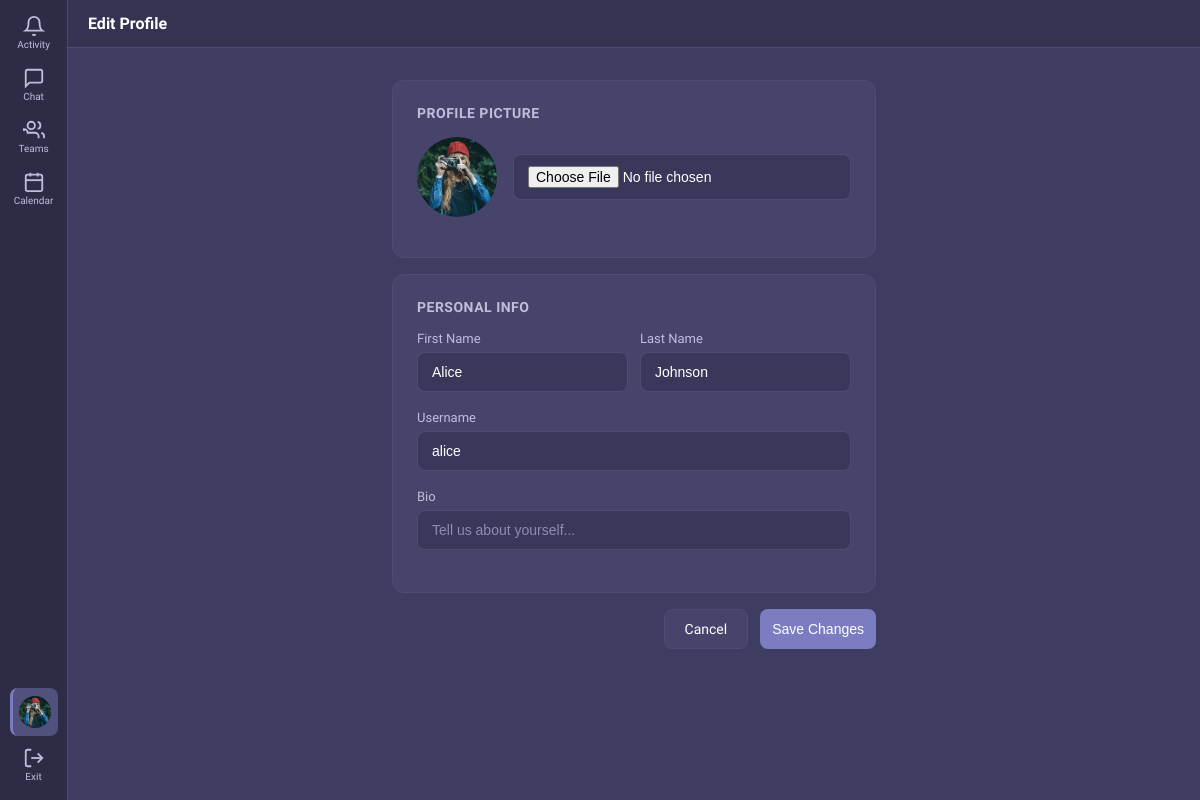
Screenshot of /accounts/edit-profile/ (signed in) with the database file from the repository.
### accounts/models.py (models this page shows, shortened)
class CustomUser(AbstractUser):
    email = models.EmailField(unique=True)
    profile_image = models.ImageField(upload_to='profile_images/', null=True, blank=True)
    is_verified = models.BooleanField(default=False)
    bio = models.CharField(max_length=255, blank=True, default='')
    last_seen = models.DateTimeField(null=True, blank=True)
    is_online = models.BooleanField(default=False)
    USERNAME_FIELD = 'email'
    REQUIRED_FIELDS = ['username']
    def get_profile_image_url(self):
        if self.profile_image:
            return self.profile_image.url
        return '/static/images/default-avatar.svg'

### accounts/views.py (the view)
# urls.py: path('edit-profile/', views.edit_profile_view, name='edit_profile'),
@login_required
def edit_profile_view(request):
    if request.method == 'POST':
        form = ProfileEditForm(request.POST, request.FILES, instance=request.user)
        if form.is_valid():
            form.save()
            messages.success(request, 'Profile updated successfully!')
            return redirect('accounts:profile')
    else:
        form = ProfileEditForm(instance=request.user)
    return render(request, 'accounts/edit_profile.html', {'form': form})

### accounts/forms.py
class ProfileEditForm(forms.ModelForm):
    class Meta:
        model = CustomUser
        fields = ['first_name', 'last_name', 'username', 'profile_image', 'bio']
        widgets = {
            'first_name': forms.TextInput(attrs={'class': 'form-input', 'id': 'edit-firstname'}),
            'last_name': forms.TextInput(attrs={'class': 'form-input', 'id': 'edit-lastname'}),
            'username': forms.TextInput(attrs={'class': 'form-input', 'id': 'edit-username'}),
            'bio': forms.TextInput(attrs={'class': 'form-input', 'id': 'edit-bio', 'placeholder': 'Tell us about yourself...'}),
            'profile_image': forms.FileInput(attrs={'class': 'form-input', 'id': 'edit-avatar', 'accept': 'image/*'}),
        }

### templates/accounts/edit_profile.html (shortened to what this page needs)
{% extends 'base.html' %}
{% load static %}
{% block body %}
<div class="app-layout">
    {% include 'partials/sidebar.html' with active_tab='profile' %}
    <div class="main-content">
        <div class="content-header">
            <div class="content-header-left"><h3>Edit Profile</h3></div>
        </div>
        <div class="profile-container">
            <form method="POST" enctype="multipart/form-data">
                <div class="profile-section">
                    <h3>Profile Picture</h3>
                    <div style="display:flex;align-items:center;gap:16px;margin-bottom:16px">
                        <img src="{{ request.user.get_profile_image_url }}" class="avatar avatar-xl" alt="Current" id="preview-avatar">
                        {{ form.profile_image }}
                    </div>
                </div>
                <div class="profile-section">
                    <h3>Personal Info</h3>
                    <div style="display:grid;grid-template-columns:1fr 1fr;gap:12px">
                        <div class="form-group"><label>First Name</label>{{ form.first_name }}</div>
                        <div class="form-group"><label>Last Name</label>{{ form.last_name }}</div>
                    </div>
                    <div class="form-group"><label>Username</label>{{ form.username }}</div>
                    <div class="form-group"><label>Bio</label>{{ form.bio }}</div>
                </div>
                <div style="display:flex;gap:12px;justify-content:flex-end">
                    <a href="{% url 'accounts:profile' %}" class="btn btn-secondary">Cancel</a>
                    <button type="submit" class="btn btn-primary" style="width:auto">Save Changes</button>
                </div>
            </form>
        </div>
    </div>
</div>
{% endblock %}

### templates/partials/sidebar.html (shortened to what this page needs)
{% load static %}
<div class="left-rail">
    <a href="{% url 'chat:activity' %}" class="rail-item {% if active_tab == 'activity' %}active{% endif %}" title="Activity" id="nav-activity">
        <svg viewBox="0 0 24 24" fill="none" stroke="currentColor" stroke-width="2"><path d="M18 8A6 6 0 006 8c0 7-3 9-3 9h18s-3-2-3-9"/><path d="M13.73 21a2 2 0 01-3.46 0"/></svg>
        <span>Activity</span>
    </a>
    <a href="{% url 'chat:home' %}" class="rail-item {% if active_tab == 'chat' %}active{% endif %}" title="Chat" id="nav-chat">
        <svg viewBox="0 0 24 24" fill="none" stroke="currentColor" stroke-width="2"><path d="M21 15a2 2 0 01-2 2H7l-4 4V5a2 2 0 012-2h14a2 2 0 012 2z"/></svg>
        <span>Chat</span>
    </a>
    <a href="{% url 'teams:teams_home' %}" class="rail-item {% if active_tab == 'teams' %}active{% endif %}" title="Teams" id="nav-teams">
        <svg viewBox="0 0 24 24" fill="none" stroke="currentColor" stroke-width="2"><path d="M17 21v-2a4 4 0 00-4-4H5a4 4 0 00-4-4v2"/><circle cx="9" cy="7" r="4"/><path d="M23 21v-2a4 4 0 00-3-3.87"/><path d="M16 3.13a4 4 0 010 7.75"/></svg>
        <span>Teams</span>
    </a>
    <a href="{% url 'chat:calendar' %}" class="rail-item {% if active_tab == 'calendar' %}active{% endif %}" title="Calendar" id="nav-calendar">
        <svg viewBox="0 0 24 24" fill="none" stroke="currentColor" stroke-width="2"><rect x="3" y="4" width="18" height="18" rx="2" ry="2"/><line x1="16" y1="2" x2="16" y2="6"/><line x1="8" y1="2" x2="8" y2="6"/><line x1="3" y1="10" x2="21" y2="10"/></svg>
        <span>Calendar</span>
    </a>
    <a href="{% url 'accounts:profile' %}" class="rail-item {% if active_tab == 'profile' %}active{% endif %}" title="Profile" id="nav-profile">
        <img src="{{ request.user.get_profile_image_url }}" class="avatar avatar-sm" alt="Me">
    </a>
    <a href="{% url 'accounts:logout' %}" class="rail-item" title="Sign Out" id="nav-logout">
        <svg viewBox="0 0 24 24" fill="none" stroke="currentColor" stroke-width="2"><path d="M9 21H5a2 2 0 01-2-2V5a2 2 0 012-2h4"/><polyline points="16 17 21 12 16 7"/><line x1="21" y1="12" x2="9" y2="12"/></svg>
        <span>Exit</span>
    </a>
</div>

### static/css/style.css (style rules this page uses)
:root { --bg-primary: #2d2b45; --bg-secondary: #353351; --bg-tertiary: #3e3c60; --bg-surface: #46446b; --bg-hover: #52507d; --bg-active: #5f5c94; --bg-input: #3a385a; --text-primary: #ffffff; --text-secondary: #c0bdda; --text-muted: #8e8bb3; --accent: #7b7dc0; --accent-hover: #9698d8; --accent-light: rgba(123,125,192,0.2); --danger: #e6455f; --success: #48c78e; --warning: #f7b05b; --border: #4e4c75; --border-light: #5d5b8c; --shadow: 0 4px 12px rgba(0,0,0,0.2); --shadow-lg: 0 12px 40px rgba(0,0,0,0.3); --radius: 8px; --radius-lg: 12px; --sidebar-width: 68px; --chat-sidebar-width: 320px; --topbar-height: 48px; --transition: all 0.2s ease; }
* { margin:0; padding:0; box-sizing:border-box; }
body { font-family: 'Segoe UI', 'Inter', -apple-system, sans-serif; background: var(--bg-primary); color: var(--text-primary); min-height: 100vh; overflow: hidden; }
a { color: var(--accent-hover); text-decoration: none; }
.form-group { margin-bottom: 18px; }
.form-group label { display: block; font-size: 13px; font-weight: 500; color: var(--text-secondary); margin-bottom: 6px; }
.form-input { width: 100%; padding: 11px 14px; background: var(--bg-input); border: 1px solid var(--border); border-radius: var(--radius); color: var(--text-primary); font-size: 14px; transition: var(--transition); outline: none; }
.form-input::placeholder { color: var(--text-muted); }
.btn { display: inline-flex; align-items: center; justify-content: center; gap: 8px; padding: 10px 20px; border: none; border-radius: var(--radius); font-size: 14px; font-weight: 500; cursor: pointer; transition: var(--transition); text-decoration: none; }
.btn-primary { background: var(--accent); color: white; width: 100%; padding: 12px; }
.btn-secondary { background: var(--bg-surface); color: var(--text-primary); border: 1px solid var(--border); }
.app-layout { display: flex; height: 100vh; }
.left-rail { width: var(--sidebar-width); background: var(--bg-primary); border-right: 1px solid var(--border); display: flex; flex-direction: column; align-items: center; padding: 8px 0; z-index: 100; flex-shrink: 0; }
.rail-item { width: 48px; height: 48px; display: flex; flex-direction: column; align-items: center; justify-content: center; border-radius: var(--radius); color: var(--text-secondary); cursor: pointer; transition: var(--transition); margin-bottom: 4px; text-decoration: none; position: relative; font-size: 10px; gap: 2px; }
.rail-item svg { width: 22px; height: 22px; }
.rail-item:hover, .rail-item.active { background: var(--bg-hover); color: var(--text-primary); }
.rail-item.active { border-left: 3px solid var(--accent); }
.avatar { width: 40px; height: 40px; border-radius: 50%; object-fit: cover; flex-shrink: 0; background: var(--bg-surface); }
.avatar-sm { width: 32px; height: 32px; }
.avatar-xl { width: 80px; height: 80px; }
.main-content { flex: 1; display: flex; flex-direction: column; min-width: 0; background: var(--bg-tertiary); }
.content-header { height: var(--topbar-height); padding: 0 20px; border-bottom: 1px solid var(--border); display: flex; align-items: center; justify-content: space-between; background: var(--bg-secondary); flex-shrink: 0; }
.content-header-left { display: flex; align-items: center; gap: 12px; }
.content-header h3 { font-size: 16px; font-weight: 600; }
.profile-container { padding: 32px; overflow-y: auto; flex: 1; max-width: 600px; margin: 0 auto; }
.profile-section { background: var(--bg-surface); border: 1px solid var(--border); border-radius: var(--radius-lg); padding: 24px; margin-bottom: 16px; }
.profile-section h3 { font-size: 14px; font-weight: 600; margin-bottom: 16px; color: var(--text-secondary); text-transform: uppercase; letter-spacing: 0.5px; }

### rows the page displays
CustomUser: user.get_profile_image_url (picture), first_name "Alice", last_name "Johnson", username "alice"
